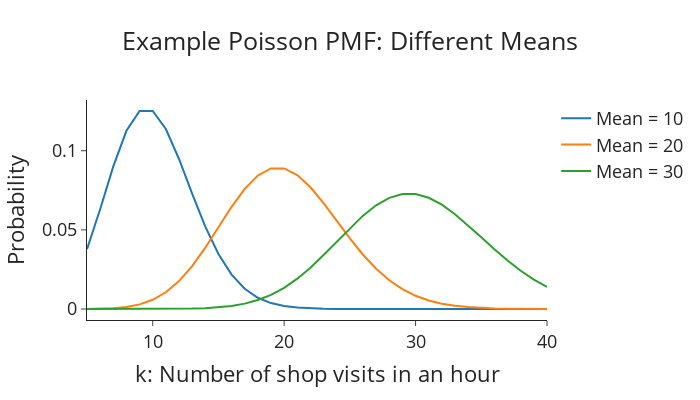

Notebook code cell kept with this figure:
### Markdown cell above
As observed, the distribution of customer visits follows an almost bell curve shape, with the most likely number of customers being 20. This makes as 20 is the expected number. 

For further insight, let’s explore some scenarios where the mean number of customer visitors is 10 or 30 and plot the corresponding distributions:

### Code cell
# Define our mean values
mu_values = [10, 20, 30]

# Plot
fig = go.Figure()

# Generate the Poisson PMF for different means
for mu in mu_values:
    y = poisson.pmf(k, mu)
    fig.add_trace(go.Scatter(x=k, y=y, mode='lines', name=f'Mean = {mu}'))

fig.update_layout(title='Example Poisson PMF: Different Means',
                  xaxis_title='k: Number of shop visits in an hour',
                  yaxis_title='Probability',
                  font=dict(size=18),
                  width=700,
                  title_x=0.5,
                  height=400,
                  template="simple_white")
fig.show()

### Figure 1 — Plotly figure (JSON) as saved in the notebook; plotly's stock layout.template omitted (floating-point values rounded to 4 significant figures)
{"data": [{"mode": "lines", "name": "Mean = 10", "type": "scatter", "x": [5, 6, 7, 8, 9, 10, 11, 12, 13, 14, 15, 16, 17, 18, 19, 20, 21, 22, 23, 24, 25, 26, 27, 28, 29, 30, 31, 32, 33, 34, 35, 36, 37, 38, 39, 40], "y": [0.03783, 0.06306, 0.09008, 0.1126, 0.1251, 0.1251, 0.1137, 0.09478, 0.07291, 0.05208, 0.03472, 0.0217, 0.01276, 0.007091, 0.003732, 0.001866, 0.0008886, 0.0004039, 0.0001756, 7.317e-05, 2.927e-05, 1.126e-05, 4.169e-06, 1.489e-06, 5.135e-07, 1.712e-07, 5.521e-08, 1.725e-08, 5.228e-09, 1.538e-09, 4.394e-10, 1.22e-10, 3.299e-11, 8.68e-12, 2.226e-12, 5.564e-13]}, {"mode": "lines", "name": "Mean = 20", "type": "scatter", "x": [5, 6, 7, 8, 9, 10, 11, 12, 13, 14, 15, 16, 17, 18, 19, 20, 21, 22, 23, 24, 25, 26, 27, 28, 29, 30, 31, 32, 33, 34, 35, 36, 37, 38, 39, 40], "y": [5.496e-05, 0.0001832, 0.0005235, 0.001309, 0.002908, 0.005816, 0.01058, 0.01763, 0.02712, 0.03874, 0.05165, 0.06456, 0.07595, 0.08439, 0.08884, 0.08884, 0.08461, 0.07691, 0.06688, 0.05573, 0.04459, 0.0343, 0.02541, 0.01815, 0.01252, 0.008344, 0.005383, 0.003364, 0.002039, 0.001199, 0.0006854, 0.0003808, 0.0002058, 0.0001083, 5.555e-05, 2.778e-05]}, {"mode": "lines", "name": "Mean = 30", "type": "scatter", "x": [5, 6, 7, 8, 9, 10, 11, 12, 13, 14, 15, 16, 17, 18, 19, 20, 21, 22, 23, 24, 25, 26, 27, 28, 29, 30, 31, 32, 33, 34, 35, 36, 37, 38, 39, 40], "y": [1.895e-08, 9.475e-08, 4.061e-07, 1.523e-06, 5.076e-06, 1.523e-05, 4.153e-05, 0.0001038, 0.0002396, 0.0005134, 0.001027, 0.001925, 0.003397, 0.005662, 0.008941, 0.01341, 0.01916, 0.02613, 0.03408, 0.0426, 0.05112, 0.05898, 0.06553, 0.07021, 0.07263, 0.07263, 0.07029, 0.0659, 0.05991, 0.05286, 0.04531, 0.03776, 0.03061, 0.02417, 0.01859, 0.01394]}], "layout": {"font": {"size": 18}, "height": 400, "title": {"text": "Example Poisson PMF: Different Means", "x": 0.5}, "width": 700, "xaxis": {"title": {"text": "k: Number of shop visits in an hour"}}, "yaxis": {"title": {"text": "Probability"}}}}
